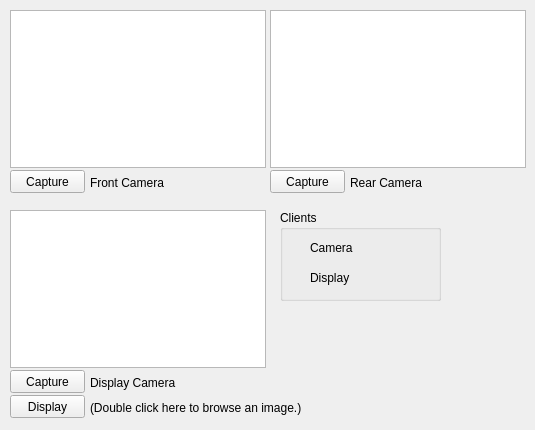
<?xml version="1.0" encoding="UTF-8"?>
<ui version="4.0">
 <class>main_window</class>
 <widget class="QMainWindow" name="main_window">
  <property name="geometry">
   <rect>
    <x>0</x>
    <y>0</y>
    <width>535</width>
    <height>430</height>
   </rect>
  </property>
  <property name="minimumSize">
   <size>
    <width>535</width>
    <height>430</height>
   </size>
  </property>
  <property name="maximumSize">
   <size>
    <width>535</width>
    <height>430</height>
   </size>
  </property>
  <property name="windowTitle">
   <string>Solubility Measurement</string>
  </property>
  <widget class="QWidget" name="central_widget">
   <widget class="QGraphicsView" name="front_camera_view">
    <property name="geometry">
     <rect>
      <x>10</x>
      <y>10</y>
      <width>256</width>
      <height>158</height>
     </rect>
    </property>
   </widget>
   <widget class="QGraphicsView" name="rear_camera_view">
    <property name="geometry">
     <rect>
      <x>270</x>
      <y>10</y>
      <width>256</width>
      <height>158</height>
     </rect>
    </property>
   </widget>
   <widget class="QLabel" name="front_camera_label">
    <property name="geometry">
     <rect>
      <x>90</x>
      <y>175</y>
      <width>81</width>
      <height>16</height>
     </rect>
    </property>
    <property name="text">
     <string>Front Camera</string>
    </property>
   </widget>
   <widget class="QLabel" name="rear_camera_label">
    <property name="geometry">
     <rect>
      <x>350</x>
      <y>175</y>
      <width>81</width>
      <height>16</height>
     </rect>
    </property>
    <property name="text">
     <string>Rear Camera</string>
    </property>
   </widget>
   <widget class="QGraphicsView" name="display_camera_view">
    <property name="geometry">
     <rect>
      <x>10</x>
      <y>210</y>
      <width>256</width>
      <height>158</height>
     </rect>
    </property>
   </widget>
   <widget class="QPushButton" name="front_camera_capture_button">
    <property name="geometry">
     <rect>
      <x>10</x>
      <y>170</y>
      <width>75</width>
      <height>23</height>
     </rect>
    </property>
    <property name="text">
     <string>Capture</string>
    </property>
   </widget>
   <widget class="QPushButton" name="rear_camera_capture_button">
    <property name="geometry">
     <rect>
      <x>270</x>
      <y>170</y>
      <width>75</width>
      <height>23</height>
     </rect>
    </property>
    <property name="text">
     <string>Capture</string>
    </property>
   </widget>
   <widget class="QPushButton" name="display_camera_capture_button">
    <property name="geometry">
     <rect>
      <x>10</x>
      <y>370</y>
      <width>75</width>
      <height>23</height>
     </rect>
    </property>
    <property name="text">
     <string>Capture</string>
    </property>
   </widget>
   <widget class="QLabel" name="display_camera_label">
    <property name="geometry">
     <rect>
      <x>90</x>
      <y>375</y>
      <width>231</width>
      <height>16</height>
     </rect>
    </property>
    <property name="text">
     <string>Display Camera</string>
    </property>
   </widget>
   <widget class="QGroupBox" name="client_state_group_box">
    <property name="geometry">
     <rect>
      <x>280</x>
      <y>210</y>
      <width>161</width>
      <height>91</height>
     </rect>
    </property>
    <property name="title">
     <string>Clients</string>
    </property>
    <widget class="QLabel" name="camera_state_label">
     <property name="geometry">
      <rect>
       <x>30</x>
       <y>30</y>
       <width>81</width>
       <height>16</height>
      </rect>
     </property>
     <property name="text">
      <string>Camera</string>
     </property>
    </widget>
    <widget class="QWidget" name="display_state_view" native="true">
     <property name="geometry">
      <rect>
       <x>10</x>
       <y>60</y>
       <width>16</width>
       <height>16</height>
      </rect>
     </property>
    </widget>
    <widget class="QWidget" name="camera_state_view" native="true">
     <property name="geometry">
      <rect>
       <x>10</x>
       <y>30</y>
       <width>16</width>
       <height>16</height>
      </rect>
     </property>
    </widget>
    <widget class="QLabel" name="display_state_label">
     <property name="geometry">
      <rect>
       <x>30</x>
       <y>60</y>
       <width>81</width>
       <height>16</height>
      </rect>
     </property>
     <property name="text">
      <string>Display</string>
     </property>
    </widget>
   </widget>
   <widget class="QLabel" name="image_path_label">
    <property name="geometry">
     <rect>
      <x>90</x>
      <y>400</y>
      <width>231</width>
      <height>16</height>
     </rect>
    </property>
    <property name="text">
     <string>(Double click here to browse an image.)</string>
    </property>
   </widget>
   <widget class="QPushButton" name="send_image_to_display_button">
    <property name="geometry">
     <rect>
      <x>10</x>
      <y>395</y>
      <width>75</width>
      <height>23</height>
     </rect>
    </property>
    <property name="text">
     <string>Display</string>
    </property>
   </widget>
  </widget>
 </widget>
 <resources/>
 <connections/>
</ui>
